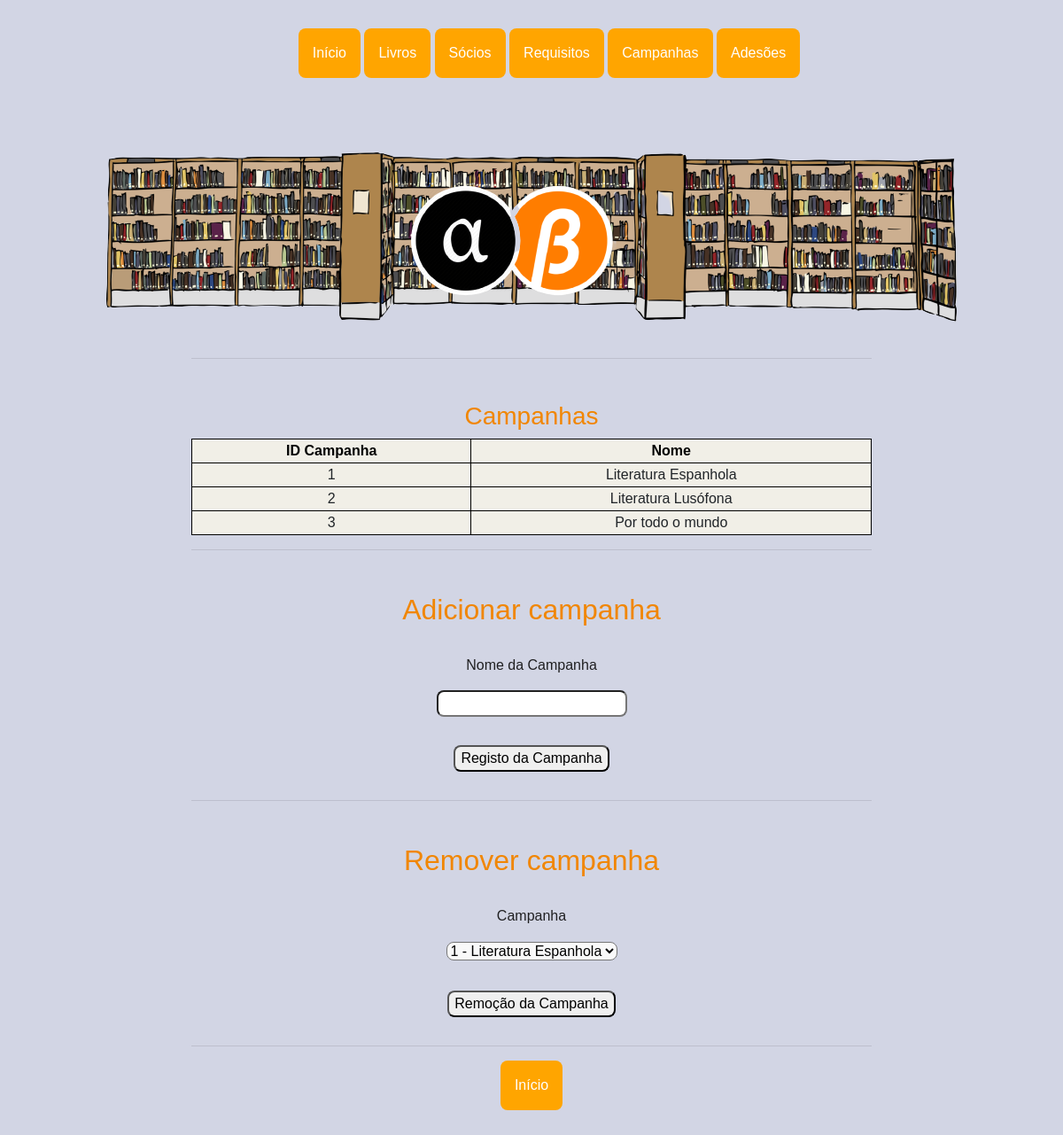
The page /campanhas on the database its author committed.
### app.py (models this page shows)
class Campanha(db.Model):
    __tablename__ = 'campanha'
    id_camp = db.Column(db.Integer, primary_key=True)
    nome_camp = db.Column(db.String(150))

### app.py (the view)
@app.route('/campanhas', methods=['GET'])
def campanhas():
    campanhas = Campanha.query.all()
    return render_template('campanhas.html', campanhas=campanhas)

### templates/campanhas.html
{% extends "base.html"%} {%block title %}Campanhas - Biblioteca{%endblock%} {%block pic %}<img class="bgpic"
    src="{{ url_for('static', filename = 'imgs/bb.png') }}" alt="logo" />{%endblock%} {%block content%}
<h3>Campanhas</h3>
<table style="width:100%" class="pure-table pure-table-horizontal">
    <tr>
        <th>ID Campanha</th>
        <th>Nome</th>
    </tr>
    {% for camp in campanhas %}
    <tr>
        <td>{{camp.id_camp}}</td>
        <td>{{camp.nome_camp}}</td>
        {% endfor %}
</table>
<hr />
<h2>Adicionar campanha</h2>
<form action="/reg_camp" method="post">
    <p>Nome da Campanha</p>
    <input type="text" id="campa" name="campa" required="required" class="campa">
    <input type="submit" class="sub final" value="Registo da Campanha">
</form>
<hr />
<h2>Remover campanha</h2>
<form action="/del_camp" method="post">
    <p>Campanha</p>
    <select name="campa" id="campa">
        {% for c in campanhas %}
        <option value="{{ c.id_camp }}">{{c.id_camp}} - {{c.nome_camp}}</option>
        {% endfor %}
    </select>
    <input type="submit" class="sub final" value="Remoção da Campanha">
</form>
<hr />
<div class="dropdown">
    <li><a href="/"><button class="dropbtn botoes ">Início</button></a>
    </li>
</div>
{%endblock%}

### static/styles.css (style rules this page uses)
*, *::before, *::after { box-sizing: border-box; }
body { background-color: #D2D5E4; margin: 0; font-family: 'Ubuntu', sans-serif; padding-top: 2rem; padding-bottom: 2rem; }
form { text-align: center; width: auto; }
a { color: #e9e9fc; }
p { color: #202022; padding-top: 1.5rem; }
select { border-radius: 0.5rem; background-color: #f9f9f9; display: inline-block; }
input { border-radius: 0.5rem; }
h1, h2, h3 { color: #f18602; padding-top: 2rem; }
table, th, td { border: 1px solid black; }
table { border-collapse: collapse; border-style: none; }
th { background-color: #f1efe7; color: black; }
td { background-color: #f1efe7; }
.dropbtn { background-color: #4CAF50; color: white; padding: 16px; font-size: 16px; border: none; cursor: pointer; }
.dropdown button { background-color: #FFA500; color: white; font-size: 16px; border: none; cursor: pointer; }
.dropdown { position: relative; display: inline-block; }
.dropdown li { display: inline; }
.sub { border-radius: 0.5rem; margin: 2rem; width: auto; }
.botoes { border-radius: 0.5rem; width: auto; }
.bgpic { margin: auto; max-width: 50%; }
.final { display: block; margin-left: auto; margin-right: auto; }
@media only screen and (max-width: 350px),
screen and (orientation: portrait) { .bgpic { max-width: 100%; } }

### rows shown on the page
Campanha: id_camp "1", nome_camp "Literatura Espanhola"
Campanha: id_camp "2", nome_camp "Literatura Lusófona"
Campanha: id_camp "3", nome_camp "Por todo o mundo"

### other values the page prints
form field campa "1 - Literatura Espanhola"
